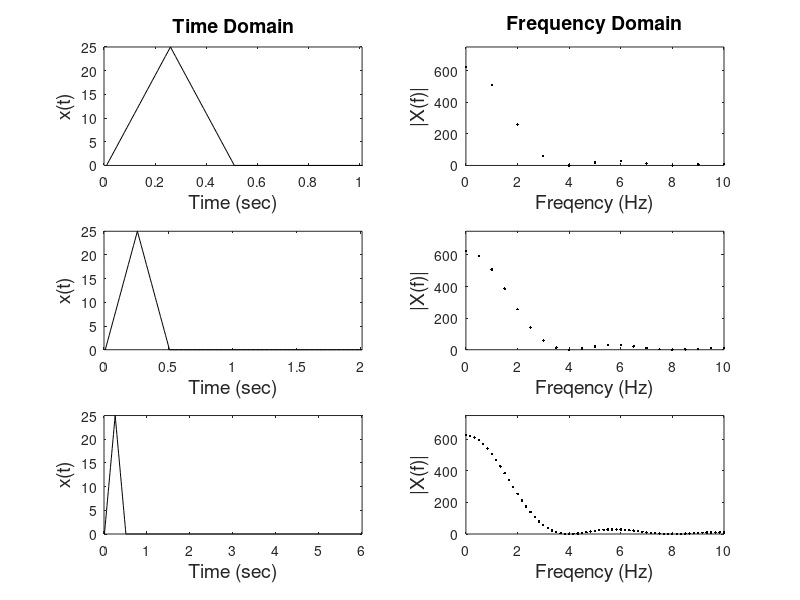

Source code (MATLAB):
% John Semmlow- 'Signals and Systems for Bioengineers, A MATLAB - Based Introduction', 2ndEd
% Example 4.2: Generate a half second wave assuming a sample frequncy of 100 Hz, 
% Calculate and plot the Powers spectrum using the direct method and with
% zero padding.

fs = 100;                          % Sample frequencies
N1 = [0 100 500];                  % N values for padding
x =[(0:25) (24:-1:0) zeros(1,50)];  % Generate basic test signal, 100 pts long
for k = 1:3
    y = [x zeros(1,N1(k))];        % Zero pad signal
    N = length(y);                 % Data length
    t = (1:N)/fs;                  % Construct time vector for plotting
    f = (0:N-1)*fs/(N-1);          % Construct frequency vector for plotting
    subplot(3,2,k*2-1);
    plot(t,y,'k');                 % Plot test signal 
    xlabel('Time (sec)','FontSize',14);
    ylabel('x(t)','FontSize',14);
    if k == 1
        title('Time Domain','FontSize',14);
    end
    xlim([0 t(end)]);
    subplot(3,2,k*2);
    Y = abs(fft(y));               % Calculate the magnitude spectrum
    plot(f, Y,'.k');               % Plot PS
    xlabel('Freqency (Hz)','FontSize',14);
    ylabel('|X(f)|','FontSize',14);
    axis([0 10 0 max(Y)*1.2]);
    if k == 1 
        title('Frequency Domain','FontSize',14);
    end
end

%Extending the period to 2 and 6 seconds, by adding zeros decreases the 
%spacing between frequency points, producing a smoother-looking frequency curve.
%The spectral plots all have the same shape, but the points are more closely
%spaced with the zero-padded data. 
